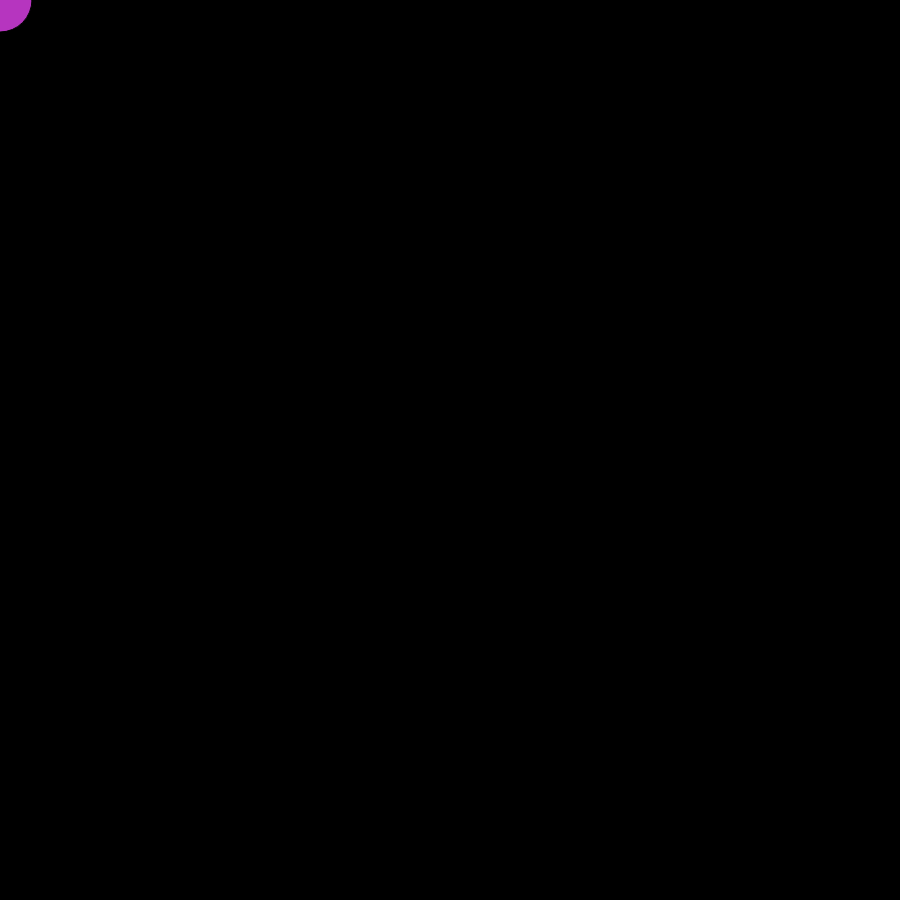
Frame 1 (no input)
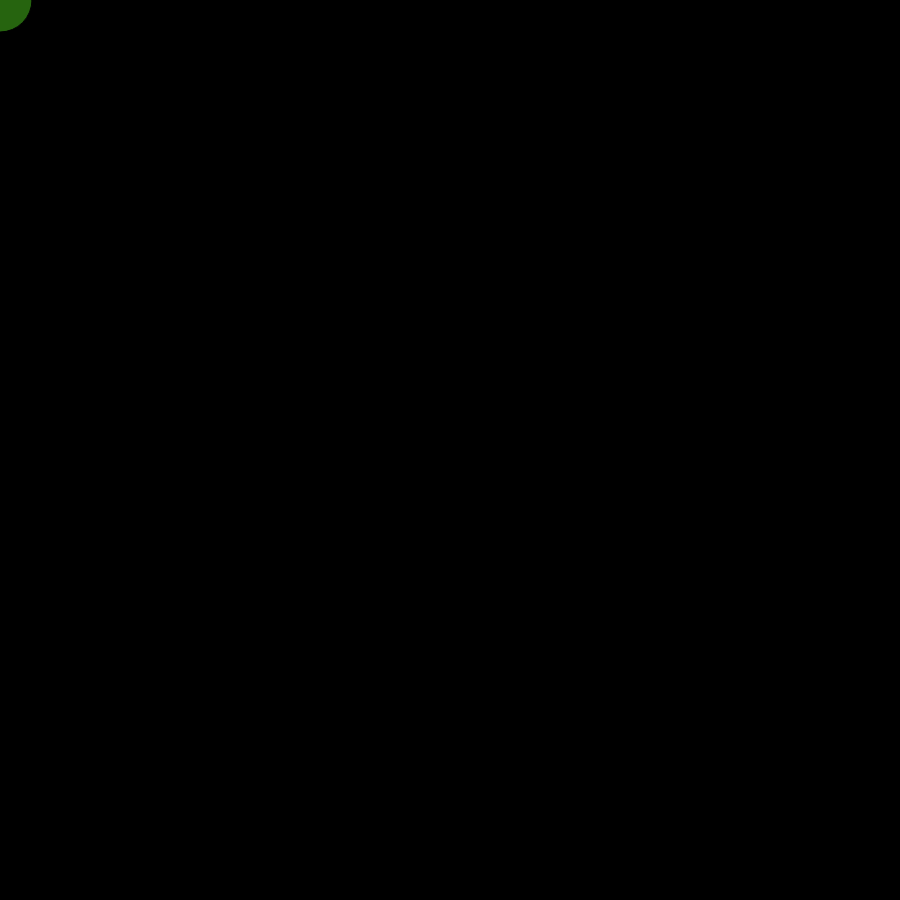
Frame 60 (no input)
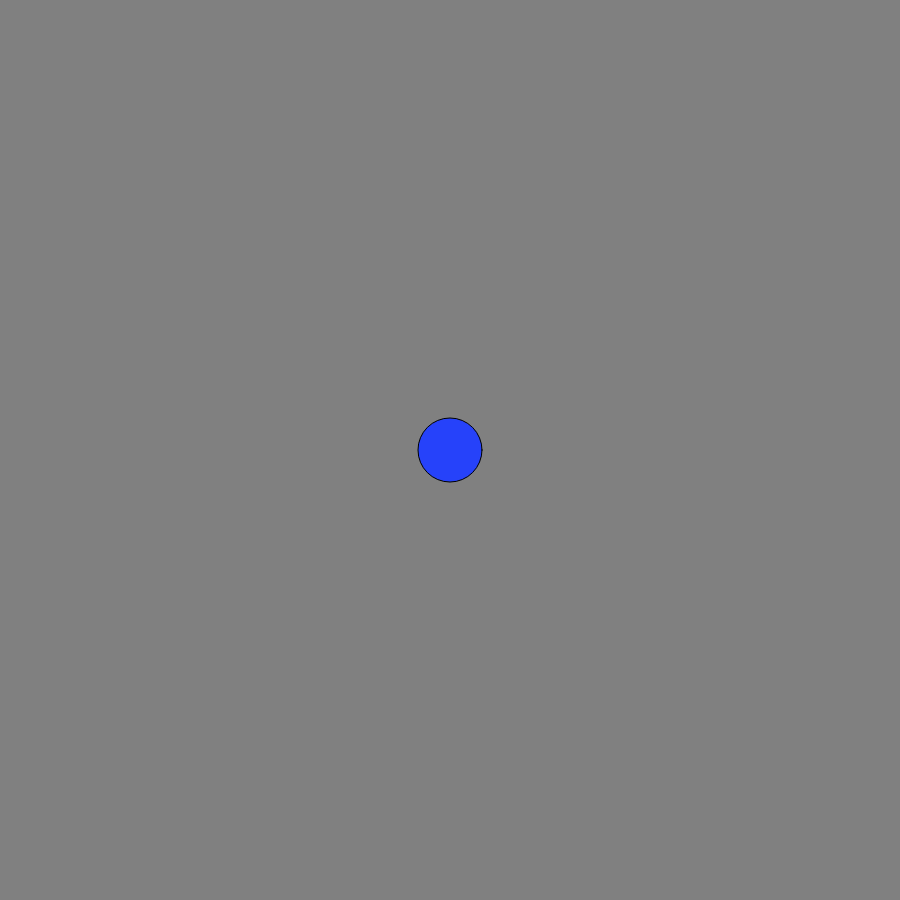
Frame 120 (the mouse pressed at the canvas centre since frame 60)

The p5.js sketch that drew these frames (run headless with seeded random() and noise() and a simulated clock; from frame 60 on, the mouse is pressed at the canvas centre):

// p5.js sketch
// ── sketch.js
function setup() {
  createCanvas(900, 900);
}

function draw() {
  // background
  col = map(mouseX , 0, 900, 0, 255);
  background(col);

  // ellipse
  let a = random(0,255)
  let b = random(0,255)
  let c = random(0,255)
  fill(a,b,c);
  ellipse(mouseX, mouseY, 64, 64);
}
